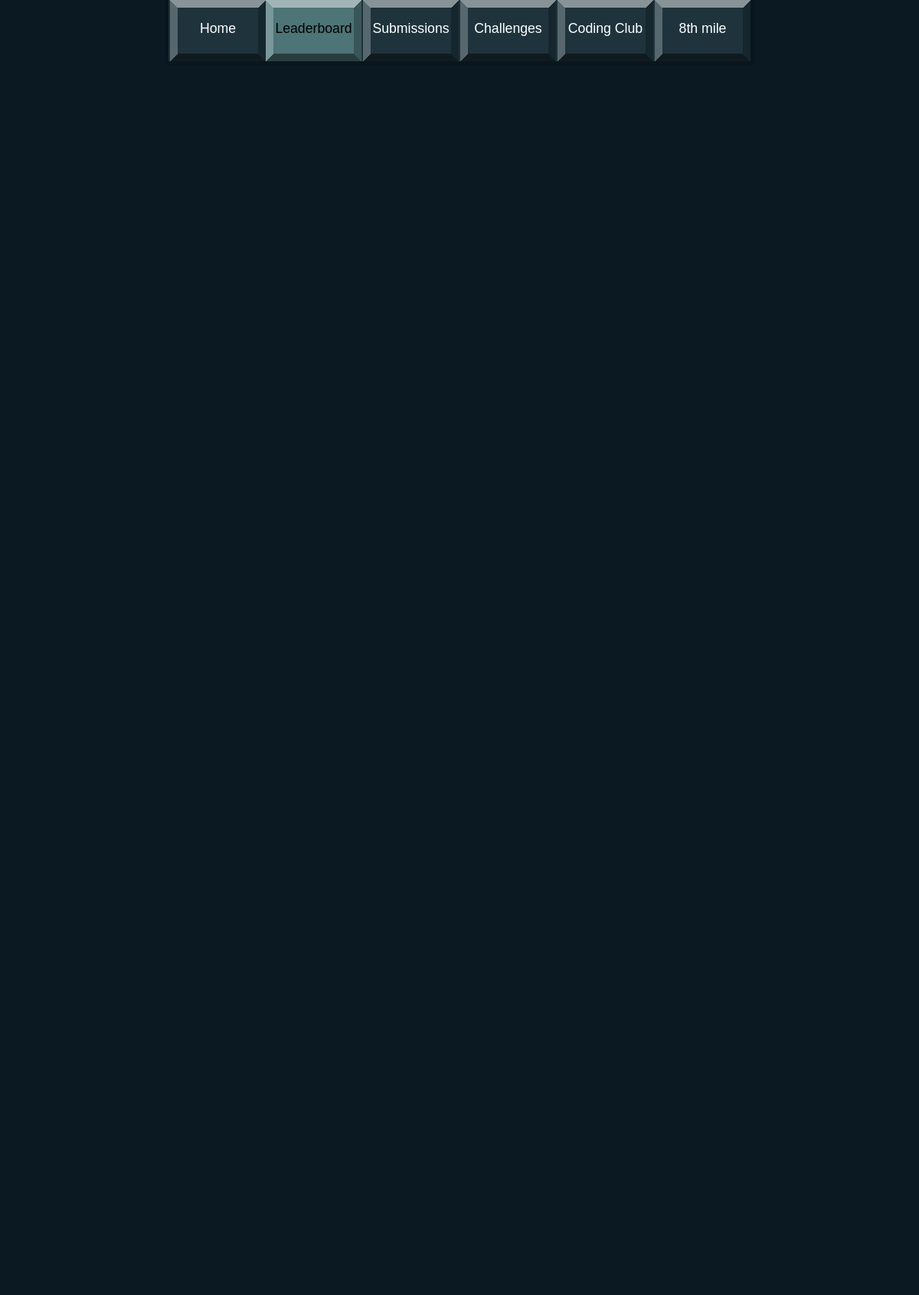
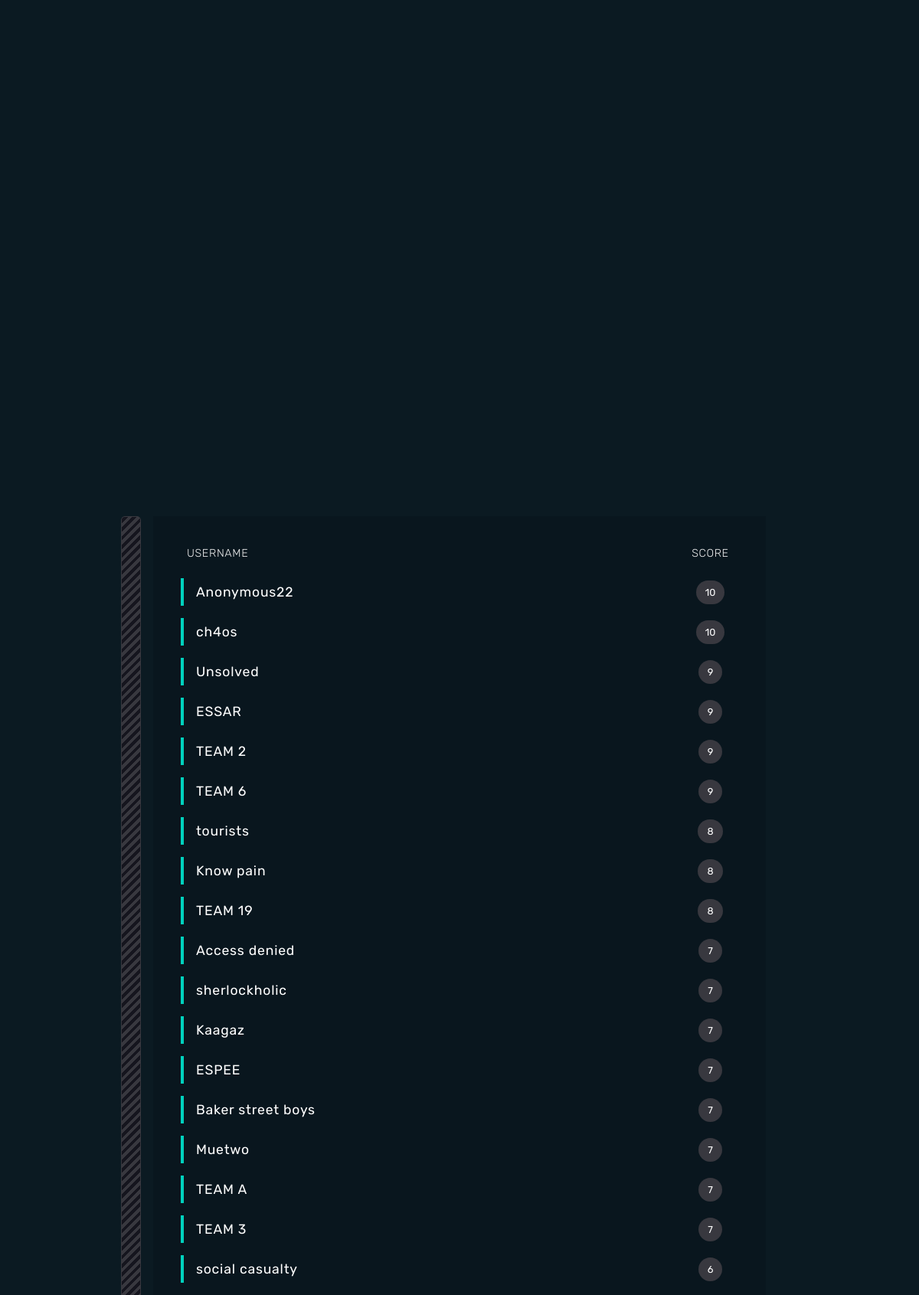
The app's page /levels/leaderboard/ (upper part) with its own data (2 pictures, top to bottom).
### levels/models.py (models this page shows, shortened)
class User(models.Model):
	userID = models.AutoField(primary_key=True)
	username = models.CharField(max_length=50)
	userKey = models.CharField(max_length=50)
	score = models.IntegerField(default=0)

### levels/views.py (the view)
# urls.py: path('leaderboard/', views.leaderboard, name='leaderboard'),
def leaderboard(request):
	users = User.objects.all().order_by('-score')
	return render(request,'levels/leaderboard.html',{'users':users})

### levels/templates/levels/leaderboard.html (shortened to what this page needs)
<!DOCTYPE html PUBLIC "-//W3C//DTD XHTML 1.0 Strict//EN" "http://www.w3.org/TR/xhtml1/DTD/xhtml1-strict.dtd">
<html xmlns="http://www.w3.org/1999/xhtml">
<head>
{% load static %}
<link href="{% static "css/default.css" %}" rel="stylesheet" type="text/css" />
</head>
<body>
<div id="menu">
  <ul>
    <li ><a href="/">Home</a></li>
    <li class="active"><a href="{%url 'leaderboard'%}">Leaderboard</a></li>
    <li><a href="{%url 'submissions'%}">Submissions</a></li>
    <li><a href="{%url 'level1'%}">Challenges</a></li>
    <li><a href="https://www.instagram.com/codingclubrvce">Coding Club</a></li>
    <li><a href="http://8thmile.rvce.edu.in">8th mile</a></li>
  </ul>
</div>
<div id="page">
     <table>
      <tbody>
        <tr>
          <th>
          </th>
          <th>
            Username
          </th>
          <th>
            Score
          </th>
        </tr>
      </tbody>
      {% for user in users%}
        <br>
        <tr class="user">
          <td class="position">{{loop.index}}</td>
          <td class="user" style="border-left: 4px solid rgb(0, 210, 190);"> {{user.username}}</td>
          <td class="score"><span>{{user.score}}</span></td>
      </tr>
        </div>
    {%endfor%}
</body>
</html>

### levels/static/css/default.css (style rules this page uses)
body { margin: 0; padding: 0; background: #0B1A22 ; font-family: "Trebuchet MS", Arial, Helvetica, sans-serif; font-size: 13px; color: #FFFFFF; }
p, ol, ul { line-height: 170%; }
ul { margin-left: 0; padding-left: 0; list-style: none; }
ul li { padding-left: 15px; }
a { color: #666666; }
#menu { width: 760px; height: 80px; margin: 0 auto; padding: 0 5px 5px 5px; background: #09161E; }
#menu ul { margin: 0; padding: 0; list-style: none; line-height: normal; }
#menu li { display: inline; margin: 0; padding: 0; padding-left: 0; padding-right: 0; }
#menu a { display: block; float: left; width: 125px; height: 53px; padding: 27px 0 0 0; background: #1E333C url(images/img02.gif) no-repeat; border-left: 2px solid #1E333C; text-decoration: none; text-align: center; font-size: 136%; color: #FFFFFF; }
#menu .active a { background: #1E333C url(images/img03.gif) no-repeat; border: none; color: #000000; }
#page { width: 730px; margin: 0 auto; padding: 30px 0; }

### levels/templates/levels/leaderboard.html (style rules this page uses)
#page { display: flex; flex-direction: column; align-items: center; }
table { background: #09161E; color: #fff; font-family: 'Rubik', sans-serif; margin: 0rem 1rem; position: relative; width: calc(90vw - 2rem); max-width: 800px; border-spacing: 0 1rem; }
table:before { position: absolute; content: ''; right: calc(100% + 1rem); top: 0; height: 100%; width: 1.5rem; border-radius: 5px; border: 1px solid #38383F; background: repeating-linear-gradient(-45deg, #15151E 0px, #15151E 4px, #38383F 4px, #38383F 8px); }
table tr>* { text-align: center; padding: 0.5rem; }
table tr>*:nth-child(2) { text-align: left; }
table th { font-weight: 300; letter-spacing: 0.04rem; font-size: 0.9rem; color: #eee; text-transform: uppercase; }
table td.position { font-weight: 500; }
table td.user { padding-left: 1rem; font-size: 1.1rem; letter-spacing: 0.05rem; }
table td.score span { background: #38383F; border-radius: 30px; padding: 0.5rem 0.75rem; font-size: 0.8rem; text-transform: uppercase; }

### records on screen
User: username "Anonymous22", score "10"
User: username "ch4os", score "10"
User: username "Unsolved", score "9"
User: username "ESSAR", score "9"
User: username "TEAM 2", score "9"
User: username "TEAM 6", score "9"
User: username "tourists", score "8"
User: username "Know pain", score "8"
User: username "TEAM 19", score "8"
User: username "Access denied", score "7"
User: username "sherlockholic", score "7"
User: username "Kaagaz", score "7"
User: username "ESPEE", score "7"
User: username "Baker street boys", score "7"
User: username "Muetwo", score "7"
User: username "TEAM A", score "7"
User: username "TEAM 3", score "7"
User: username "social casualty", score "6"
